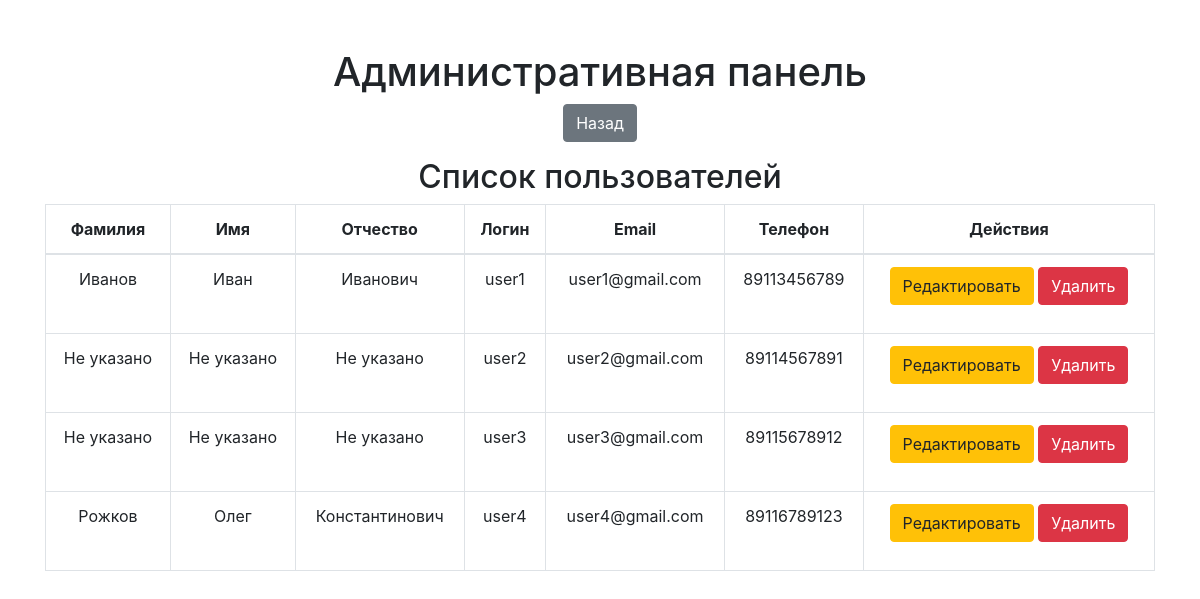
/admin.php (signed in), run on the app's committed database.
### tables this page shows
CREATE TABLE `users` (
  `id_users` int(11) NOT NULL,
  `surname_users` varchar(255) DEFAULT NULL,
  `name_users` varchar(255) DEFAULT NULL,
  `patronymic_users` varchar(255) DEFAULT NULL,
  `login_users` varchar(255) DEFAULT NULL,
  `password_users` varchar(255) DEFAULT NULL,
  `email_users` varchar(255) DEFAULT NULL,
  `discountСardNumber_users` varchar(6) DEFAULT NULL,
  `region_users` varchar(255) DEFAULT NULL,
  `city_users` varchar(255) DEFAULT NULL,
  `address_users` varchar(255) DEFAULT NULL,
  `phone_users` bigint(12) DEFAULT NULL,
  `TIN_users` bigint(10) DEFAULT NULL,
  `person_users` varchar(255) DEFAULT NULL,
  `organization_users` varchar(255) DEFAULT NULL,
  `organizationType_users` varchar(255) DEFAULT NULL
);

### admin.php (the view, shortened to what this page needs)
<?php
require_once("config/link.php");
$stmt = $conn->prepare("SELECT * FROM `users` WHERE `login_users` != 'admin'");
$stmt->execute();
$result = $stmt->get_result();
$users = [];
while ($row = $result->fetch_assoc())
{
    $users[] = $row;
}
?>
<!DOCTYPE html>
<html lang="ru">
<head>
    <link rel="stylesheet" href="https://stackpath.bootstrapcdn.com/bootstrap/4.5.2/css/bootstrap.min.css">
</head>
<body>
<div class="container mt-5 text-center">
    <h1>Административная панель</h1>
    <a href="index.php" class="btn btn-secondary mb-3">Назад</a>
    <h2>Список пользователей</h2>
    <table class="table table-bordered">
        <thead>
            <tr>
                <th>Фамилия</th>
                <th>Имя</th>
                <th>Отчество</th>
                <th>Логин</th>
                <th>Email</th>
                <th>Телефон</th>
                <th>Действия</th>
            </tr>
        </thead>
        <tbody>
            <?php
            foreach ($users as $user)
            {
            ?>
                <tr>
                    <td><?= isset($user['surname_users']) ? htmlspecialchars($user['surname_users']) : 'Не указано' ?></td>
                    <td><?= isset($user['name_users']) ? htmlspecialchars($user['name_users']) : 'Не указано' ?></td>
                    <td><?= isset($user['patronymic_users']) ? htmlspecialchars($user['patronymic_users']) : 'Не указано' ?></td>
                    <td><?= isset($user['login_users']) ? htmlspecialchars($user['login_users']) : 'Не указано' ?></td>
                    <td><?= isset($user['email_users']) ? htmlspecialchars($user['email_users']) : 'Не указано' ?></td>
                    <td><?= isset($user['phone_users']) ? htmlspecialchars($user['phone_users']) : 'Не указано' ?></td>
                    <td>
                        <a class="btn btn-warning mb-3" href="files/edit_user.php?id=<?= $user['id_users'] ?>">Редактировать</a>
                        <a class="btn btn-danger mb-3" href="files/delete_user.php?id=<?= $user['id_users'] ?>">Удалить</a>
                    </td>
                </tr>
            <?php
            }
            ?>
        </tbody>
    </table>
</div>
</body>
</html>

### data on the page
users: surname_users "Иванов", name_users "Иван", patronymic_users "Иванович", login_users "user1", email_users "user1@gmail.com", phone_users "89113456789"
users: shows "Не указано", login_users "user2", email_users "user2@gmail.com", phone_users "89114567891"
users: shows "Не указано", login_users "user3", email_users "user3@gmail.com", phone_users "89115678912"
users: surname_users "Рожков", name_users "Олег", patronymic_users "Константинович", login_users "user4", email_users "user4@gmail.com", phone_users "89116789123"
